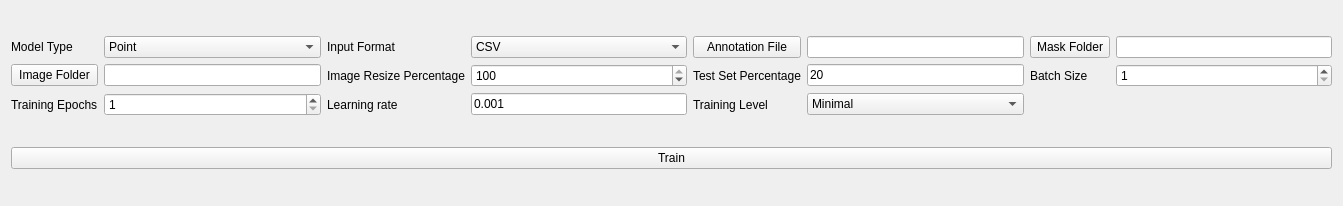
<?xml version="1.0" encoding="UTF-8"?>
<ui version="4.0">
 <class>Form</class>
 <widget class="QWidget" name="Form">
  <property name="geometry">
   <rect>
    <x>0</x>
    <y>0</y>
    <width>1343</width>
    <height>206</height>
   </rect>
  </property>
  <property name="windowTitle">
   <string>Form</string>
  </property>
  <property name="styleSheet">
   <string notr="true">font: 12pt &quot;Arial&quot;;</string>
  </property>
  <layout class="QGridLayout" name="gridLayout_3">
   <item row="0" column="0">
    <layout class="QGridLayout" name="gridLayout_2">
     <item row="0" column="9">
      <widget class="QLineEdit" name="lineEdit_file">
       <property name="text">
        <string/>
       </property>
       <property name="readOnly">
        <bool>true</bool>
       </property>
      </widget>
     </item>
     <item row="0" column="13">
      <widget class="QLineEdit" name="lineEdit_mask">
       <property name="readOnly">
        <bool>true</bool>
       </property>
      </widget>
     </item>
     <item row="1" column="7">
      <widget class="QSpinBox" name="spinBox_scale">
       <property name="minimum">
        <number>1</number>
       </property>
       <property name="maximum">
        <number>100</number>
       </property>
       <property name="value">
        <number>100</number>
       </property>
      </widget>
     </item>
     <item row="0" column="8">
      <widget class="QPushButton" name="pushButton_file">
       <property name="text">
        <string>Annotation File</string>
       </property>
      </widget>
     </item>
     <item row="1" column="2">
      <widget class="QPushButton" name="pushButton_dir">
       <property name="text">
        <string>Image Folder</string>
       </property>
      </widget>
     </item>
     <item row="1" column="6">
      <widget class="QLabel" name="label_12">
       <property name="text">
        <string>Image Resize Percentage</string>
       </property>
      </widget>
     </item>
     <item row="0" column="12">
      <widget class="QPushButton" name="pushButton_mask">
       <property name="text">
        <string>Mask Folder</string>
       </property>
      </widget>
     </item>
     <item row="0" column="2">
      <widget class="QLabel" name="label_8">
       <property name="text">
        <string>Model Type</string>
       </property>
      </widget>
     </item>
     <item row="1" column="3">
      <widget class="QLineEdit" name="lineEdit_dir">
       <property name="readOnly">
        <bool>true</bool>
       </property>
      </widget>
     </item>
     <item row="0" column="6">
      <widget class="QLabel" name="label_2">
       <property name="text">
        <string>Input Format</string>
       </property>
      </widget>
     </item>
     <item row="0" column="7">
      <widget class="QComboBox" name="comboBox_format">
       <item>
        <property name="text">
         <string>CSV</string>
        </property>
       </item>
      </widget>
     </item>
     <item row="1" column="12">
      <widget class="QLabel" name="label_9">
       <property name="text">
        <string>Batch Size</string>
       </property>
      </widget>
     </item>
     <item row="1" column="13">
      <widget class="QSpinBox" name="spinBox_batch">
       <property name="minimum">
        <number>1</number>
       </property>
       <property name="maximum">
        <number>64</number>
       </property>
      </widget>
     </item>
     <item row="0" column="3">
      <widget class="QComboBox" name="comboBox_cate_train">
       <item>
        <property name="text">
         <string>Point</string>
        </property>
       </item>
       <item>
        <property name="text">
         <string>Segmentation</string>
        </property>
       </item>
      </widget>
     </item>
     <item row="1" column="8">
      <widget class="QLabel" name="label_7">
       <property name="text">
        <string>Test Set Percentage</string>
       </property>
      </widget>
     </item>
     <item row="2" column="9">
      <widget class="QComboBox" name="comboBox_train_lv">
       <item>
        <property name="text">
         <string>Minimal</string>
        </property>
       </item>
       <item>
        <property name="text">
         <string>Intermediate</string>
        </property>
       </item>
       <item>
        <property name="text">
         <string>Full</string>
        </property>
       </item>
      </widget>
     </item>
     <item row="2" column="8">
      <widget class="QLabel" name="label">
       <property name="text">
        <string>Training Level</string>
       </property>
      </widget>
     </item>
     <item row="2" column="7">
      <widget class="QLineEdit" name="lineEdit_lr">
       <property name="inputMethodHints">
        <set>Qt::ImhDigitsOnly</set>
       </property>
       <property name="text">
        <string>0.001</string>
       </property>
      </widget>
     </item>
     <item row="2" column="3">
      <widget class="QSpinBox" name="spinBox_epoch">
       <property name="minimum">
        <number>1</number>
       </property>
       <property name="maximum">
        <number>10000</number>
       </property>
      </widget>
     </item>
     <item row="2" column="2">
      <widget class="QLabel" name="label_11">
       <property name="text">
        <string>Training Epochs</string>
       </property>
      </widget>
     </item>
     <item row="2" column="6">
      <widget class="QLabel" name="label_10">
       <property name="text">
        <string>Learning rate</string>
       </property>
      </widget>
     </item>
     <item row="1" column="9">
      <widget class="QLineEdit" name="lineEdit_valid">
       <property name="text">
        <string>20</string>
       </property>
       <property name="readOnly">
        <bool>false</bool>
       </property>
      </widget>
     </item>
    </layout>
   </item>
   <item row="1" column="0">
    <widget class="QPushButton" name="pushButton_train">
     <property name="text">
      <string>Train</string>
     </property>
    </widget>
   </item>
  </layout>
 </widget>
 <resources/>
 <connections/>
</ui>
